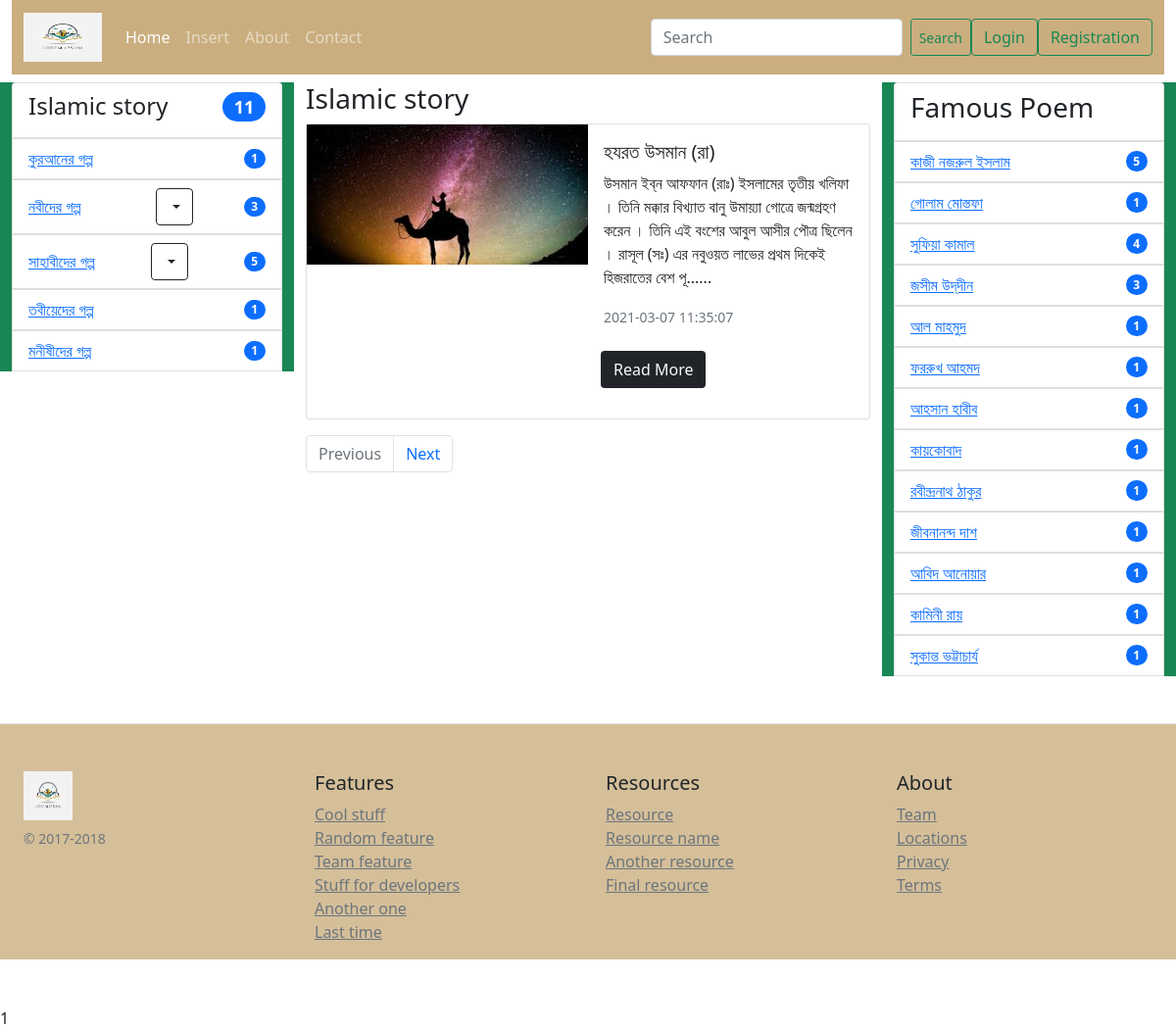
The page /substory.php?mpcid=8 on the database its author committed.
### tables this page shows
CREATE TABLE `mypoem` (
  `id` int(11) NOT NULL,
  `mpcid` int(11) NOT NULL,
  `sub` int(11) DEFAULT NULL,
  `title` varchar(500) NOT NULL,
  `poem` varchar(10000) NOT NULL,
  `image` varchar(200) NOT NULL,
  `status` int(20) NOT NULL DEFAULT 1,
  `created` timestamp NOT NULL DEFAULT current_timestamp(),
  `deleted` timestamp NOT NULL DEFAULT current_timestamp() ON UPDATE current_timestamp()
);

### src/classes/Session.php (called while the page is built, shortened)
<?php
class Session{
    public static  function getSessionData($sessionName){
        if(self::checkSession($sessionName)) {
            return $_SESSION[$sessionName];
        }
        else
            return false;
}
    public static  function checkSession($sessionName){
        if(isset($_SESSION[$sessionName])) return true;
        else return false;
    }
}
?>

### substory.php (the view, shortened to what this page needs)
<?php
include "db.php";
?>
<?php
if(!isset($_GET['mpcid'])){ die(); exit;}
else{
    $mpcid = filter_var($_GET['mpcid'],FILTER_VALIDATE_INT);
}
  ?>
<!DOCTYPE html>
<html lang="en">
<head>
    <link rel="stylesheet" href="assets/css/bootstrap.min.css">
</head>
<body>
<div class="container-fluid">
<?php  include("partial/navbar.php"); ?>
<div class="row align-items-start mt-2">
<div class="col-md-3 col-sm-12 bg-success ">
<div class="row">
  <div class="col-12 d-none  d-md-block d-lg-block col-md-12 ">
    <?php
    if (Session::getSessionData("loggedin")) {
      include("partial/left_yoursidebar.php");
      include("partial/left_sidebar.php");
    } else {
      include("partial/left_sidebar.php");
    }
    ?>
  </div>
    <?php
    if (Session::getSessionData("loggedin")) {
      include("partial/left_yoursidebar.php");
      include("partial/left_sidebar.php");
      include("partial/right_sidebar.php");
    } else {
      include("partial/left_sidebar.php");
      include("partial/right_sidebar.php");
    }
    ?>
</div>
</div>
    <div class="col-sm-12 col-md-6 col-lg-6 ">
     <?php
    $defaultpage = 1;
    $decrement =  $defaultpage -1;
    $recordStart = ($decrement)*PAGE_SIZE;
    $increment =  $defaultpage +1;
       $pagi = "SELECT COUNT(*) AS total FROM mypoem WHERE mpcid=".$mpcid." ";
       $allpagei = $conn->query($pagi);
       $allpageiCount = $allpagei->fetch_assoc();
       $totalPage = ceil($allpageiCount['total'] / PAGE_SIZE);
       $q = "SELECT mypoem.*,subcata.subname  FROM `mypoem`
                 inner join subcata on mypoem.sub=subcata.id
                 WHERE  mypoem.sub=".$mpcid." order by mypoem.created desc LIMIT " . $recordStart . "," . PAGE_SIZE . "";
       $allTweet = $conn->query($q);
    echo '<h3>Islamic story</h3>';
     if ($allTweet->num_rows>0) {
   while ($row = $allTweet->fetch_assoc() ) {
  echo '<div class="card mb-3" style="max-width: 640px;">
  <div class="row g-0">
    <div class="col-md-6">
      <img class="w-100" src="storyimage/'.$row['image'].'" alt="...">
    </div>
    <div class="col-md-6">
      <div class="card-body">
        <h5 class="card-title">'.$row['title'].'</h5>
        <p class="card-text">'. mb_substr($row['poem'], 0, 200) .'......</p>
        <p class="card-text"><small class="text-muted">'.$row['created'].'</small></p>
      </div>
      <footer><a class="btn rounded-pill btn-sky mb-3" href="view3.php?id='.$row['id'].'"><h3 class="btn bg-dark text-light">Read More </h3></a></footer>
    </div>
  </div>
</div>';
   }
     }
     ?>
<nav aria-label="Page navigation example">
  <ul class="pagination">
						<?php
            if ($defaultpage <= 1) {
              echo '<li class="page-item disabled"><a class="page-link" href="">Previous</a></li>';
            }else{
              echo '<li class="page-item "><a class="page-link" href="'.$_SERVER['PHP_SELF'] .'?page='.$decrement.'&mpcid='.$mpcid.' ">Previous</a></li>';
            }
            if ($defaultpage ==$totalPage) {
              echo '<li class="page-item disabled"><a class="page-link" href="'.$_SERVER['PHP_SELF'] .'?page='.$increment.'&mpcid='.$mpcid.' ">Next</a></li>';
            }else{
              echo '<li class="page-item "><a class="page-link" href="'.$_SERVER['PHP_SELF'] .'?page='.$increment.'&mpcid='.$mpcid.' ">Next</a></li>';
            }
						?>
             </ul>
               </nav>
    </div>
    <div class="col-3 	d-none d-md-block d-lg-block bg-success">
    <?php include("partial/right_sidebar.php"); ?>
    </div>
    <?php echo include "partial/footer.php"?>
    </div>
</body>
</html>

### rows shown on the page
mypoem: image (picture), title "হযরত উসমান (রা)", poem "উসমান ইব্‌ন আফফান (রাঃ) ইসলামের তৃতীয় খলিফা । তিনি মক্কার বিখ্যাত বানু উমায়্যা গোত্রে জন্মগ্রহণ করেন । তিনি এই বংশের আবুল আসীর পৌত্র ছিলেন । রাসূল (সঃ) এর নবুওয়ত লাভের প্রথম দিকেই হিজরাতের বেশ পূ", created "2021-03-07 11:35:07"

### other values the page prints
$total "11"
$cate['name'] "কুরআনের গল্প"
$cate['total'] "1"
$cate['name'] "নবীদের গল্প"
$cate['total'] "3"
$cate['name'] "সাহাবীদের গল্প"
$cate['total'] "5"
$cate['name'] "তবীয়েদের গল্প"
$cate['name'] "মনীষীদের গল্প"
$cate['name'] "কাজী নজরুল ইসলাম"
$cate['name'] "গোলাম মোস্তফা"
$cate['name'] "সুফিয়া কামাল"
$cate['total'] "4"
$cate['name'] "জসীম উদ্‌দীন"
$cate['name'] "আল মাহমুদ"
